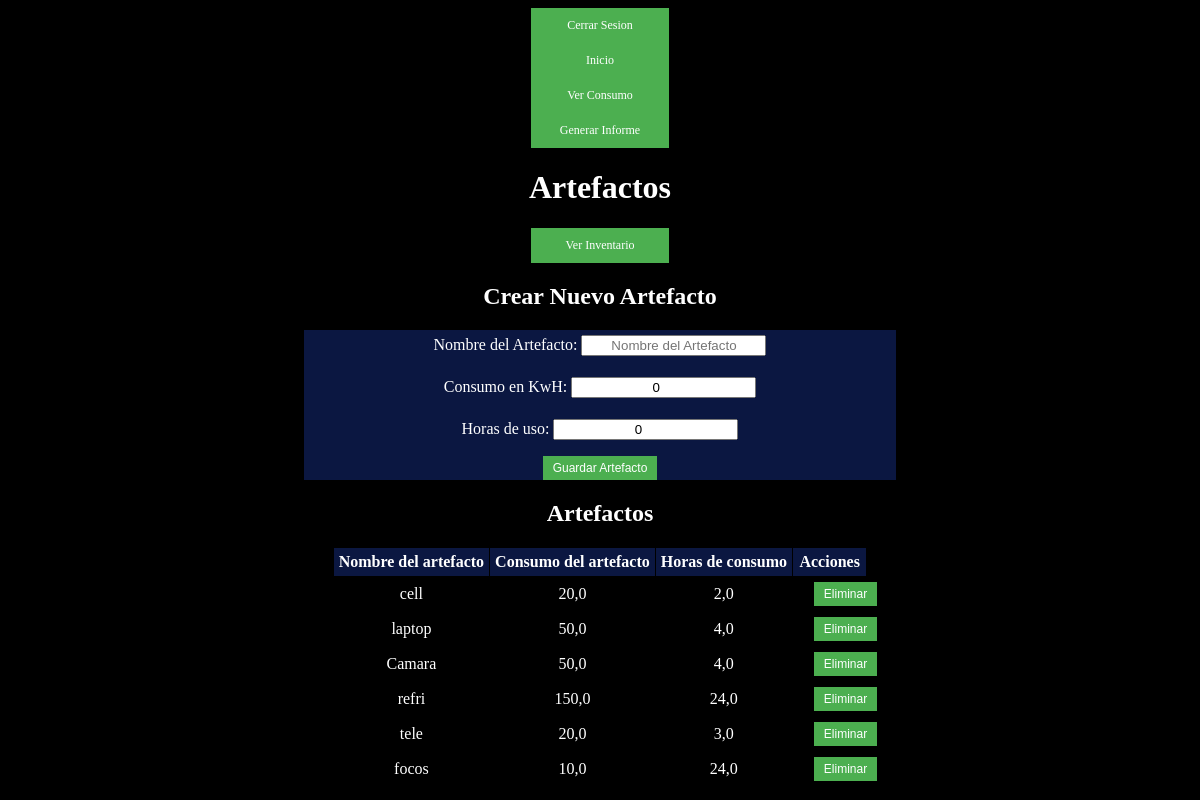
/paginaUsuario/inventario/artefactos/ (signed in), run on the app's committed database.
### energy/models.py (models this page shows, shortened)
class Artefactos(models.Model):
    user = models.ForeignKey(User, on_delete=models.CASCADE)
    nombreArtefacto = models.CharField(max_length=20)
    consumoKwH = models.FloatField(default=0)
    horasDeUso = models.FloatField(default=0)
    inventario = models.ForeignKey('Inventario', on_delete=models.CASCADE, null=True, blank=True)

### energy/views.py (the view, shortened to what this page needs)
# urls.py: path('paginaUsuario/inventario/artefactos/', artefacto, name="artefacto"),
def artefacto(request):
    if request.user.is_authenticated:
        artefactos = Artefactos.objects.filter(user=request.user)
        if request.method == 'GET':
            form = ArtefactosForm()
            return render(request, 'energy/home/artefactos.html', {
                'form': form,
                'artefactos': artefactos,
            })
    return render(request, 'energy/home/artefactos.html', {
        'eliminar': eliminarArtefacto,
        })

### energy/forms.py
class ArtefactosForm(forms.ModelForm):
    class Meta:
        model = Artefactos
        fields = ('nombreArtefacto', 'consumoKwH', 'horasDeUso')
        widgets = {
            'nombreArtefacto': forms.TextInput(
                attrs={
                    'placeholder': 'Nombre del Artefacto'
                }
            ),
            'consumoKwH': forms.NumberInput(
                attrs={
                    'placeholder': 'Consumo en KwH'
                }
            ),
            'horasDeUso': forms.NumberInput(
                attrs={
                    'placeholder': 'Horas de uso'
                }
            )
        }
        labels = {
            'nombreArtefacto': 'Nombre del Artefacto',
            'consumoKwH': 'Consumo en KwH',
            'horasDeUso': 'Horas de uso',
        }

### energy/templates/energy/home/artefactos.html (shortened to what this page needs)
<html>
<head>
</head>
<body>
<a href="{% url 'cerrarSesion' %}">Cerrar Sesion</a>
<a href="{% url 'paginaUsuario' %}">Inicio</a>
<a href="{% url 'proyecciones' %}">Ver Consumo</a>
<a href="{% url 'informe' %}">Generar Informe</a>
    <h1>Artefactos</h1>
<a href="{% url 'inventario' %}">Ver Inventario</a>
<h2>Crear Nuevo Artefacto</h2>
<form method="post" action="{% url 'artefacto' %}">
  {{ form.as_p }}
  <button type="submit">Guardar Artefacto</button>
</form>
<h2>Artefactos</h2>
<table>
  <tr>
    <th>Nombre del artefacto</th>
    <th>Consumo del artefacto</th>
    <th>Horas de consumo</th>
    <th>Acciones</th>
  </tr>
  {% for artefacto in artefactos %}
    <tr>
        <td>{{ artefacto.nombreArtefacto }}</td>
        <td>{{ artefacto.consumoKwH }}</td>
        <td>{{ artefacto.horasDeUso }}</td>
        <td>
        <form method="post" action="{% url 'eliminarArtefacto' artefacto.id %}">
          <button type="submit">Eliminar</button>
        </form>
        </td>
  {% endfor %}
</table>
</body>
</html>

### energy/templates/energy/home/artefactos.html (style rules this page uses)
body { background-color: black; color: white; }
table, th, td { flex: fit-content; text-align: center; align-content: center; border: 1px solid black; border-collapse: collapse; padding: 5px; }
table { margin: auto; }
button { background-color: #4CAF50; border: none; color: white; padding: 5px 10px; text-align: center; text-decoration: none; font-size: 12px; }
h1 { text-align: center; }
h2 { text-align: center; }
form { text-align: center; display: block; margin: auto; width: 50%; background-color: #0b1741; }
form input { margin-top: 5px; text-align: center; }
a { text-align: center; display: block; margin: auto; width: 10%; padding: 10px; background-color: #4CAF50; color: white; text-decoration: none; font-size: 12px; }
th { margin: 5px; background-color: #0b1741; color: white; }

### data on the page
Artefactos: nombreArtefacto "cell", consumoKwH "20,0", horasDeUso "2,0"
Artefactos: nombreArtefacto "laptop", consumoKwH "50,0", horasDeUso "4,0"
Artefactos: nombreArtefacto "Camara", consumoKwH "50,0", horasDeUso "4,0"
Artefactos: nombreArtefacto "refri", consumoKwH "150,0", horasDeUso "24,0"
Artefactos: nombreArtefacto "tele", consumoKwH "20,0", horasDeUso "3,0"
Artefactos: nombreArtefacto "focos", consumoKwH "10,0", horasDeUso "24,0"
